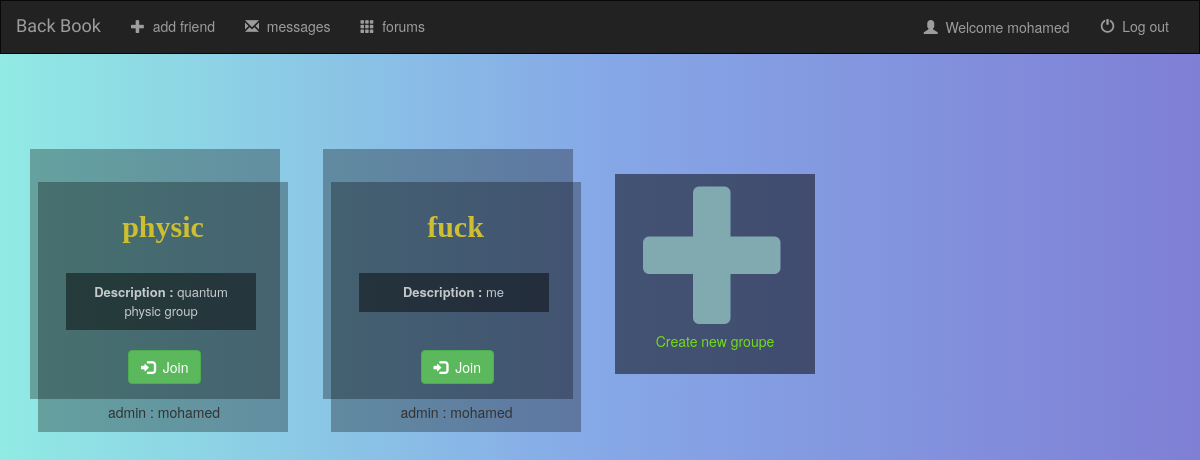
Screenshot of /forums/ (signed in) with the database file from the repository.
### app/models.py (models this page shows, shortened)
class Forum(models.Model):
    user = models.ForeignKey(UserProfile,on_delete=models.CASCADE,default=None)
    name = models.CharField(max_length=50)
    description = models.CharField(max_length=250)
    private = models.BooleanField(default=False)
    password = models.CharField(null=True ,max_length=50)
    group = models.ForeignKey(Groupp , on_delete=models.CASCADE)
    def __str__(self):
        return str(self.user.user.username)+ " : " + self.name

class UserProfile(models.Model):
    user   = models.OneToOneField(User,on_delete=models.CASCADE)
    profilePicture = models.ImageField(null=True)
    sex = models.CharField(default='None',max_length=10)
    bio = models.CharField(null=True,max_length=100)

### app/views.py (the view)
# urls.py: path('forums/',views.forums,name="forums"),
def forums(request):
    if request.POST :
        createForum(request)
    forums = Forum.objects.all()
    print(forums)
    return render(request, 'app/forums.html',{'forums':forums})

### app/context_processors.py (called while the page is built)
def notification(request):
    if not request.user.is_authenticated:
        return {}
    try :
        profile = get_object_or_404(UserProfile,user=request.user)
    except :
        profile=None
    l=[]
    try:
        friends = Friends.objects.all().filter(user=profile,confirmed=False,Isent=False)
        if not friends :
            friends = Friends.objects.all().filter(user=profile,confirmed=True,Isent=False,accepted=True)
    except :
        friends = None
    for friend in friends :
        profile = get_object_or_404(UserProfile,user=friend.friend)
        l.append((friend,profile))
    return {'friends': l}

### app/templates/app/forums.html (shortened to what this page needs)
{% extends 'app/base.html' %}
{% block body %}
{% load static %}
<link href="//maxcdn.bootstrapcdn.com/font-awesome/4.3.0/css/font-awesome.min.css" rel="stylesheet">
<link rel="stylesheet" type="text/css" href="{% static 'app/forums.css' %}" />
<div class="container">
	<div class="row">
    {% for i in forums %}
      <div style="margin-top:50px;" class="col-lg-3 col-sm-6">
        <div class="forum-box">
          <div class="forum-box head">
            <h2 >{{i.name}}</h2>
            <p id="wost">
              <span style="font-weight: bold; "> Description : </span>{{i.description}}
            </p>
            <a id="prefoot" class="btn btn-success " href="{% url 'app:join-group' i.id %}"><span class="glyphicon glyphicon-log-in"></span>&nbsp; Join</a>
            <p id="foot">admin : {{i.user.user.username}}</p>
          </div>
       </div>
      </div>
    {% endfor %}
		<div style="margin-top:100px;" class="col-lg-3 col-sm-6">
       <div class="forum-box-add">
          <span  class="glyphicon glyphicon-plus gi-5x" aria-hidden="true"></span>
          <div type="button" class="box-add-text" id="myBtn">Create new groupe</div>
       </div>
    </div>
  </div>
{% endblock  %}

### app/templates/app/base.html (shortened to what this page needs)
<!DOCTYPE html>
<html lang="en">
<head>
  {% load static %}
  <link rel="stylesheet" href="https://maxcdn.bootstrapcdn.com/bootstrap/3.3.6/css/bootstrap.min.css" />
  <link rel="stylesheet" type="text/css" href="{% static 'app/index_style.css' %}" />
</head>
<body>
  <nav class="navbar navbar-inverse">
    <div class="container-fluid">
      <div class="navbar-header">
        <a  class="navbar-brand" href="{% url 'app:index' %}"> Back Book </a>
      </div>
      {% if user.is_authenticated %}
      <div class="collapse navbar-collapse" id="topNavBar">
        <ul class="nav navbar-nav">
          <li class="">
            <a href="{% url 'app:members' %}">
              <span class="glyphicon glyphicon-plus" aria-hidden="true"></span>&nbsp; add friend</a>
          </li>
          <li class="">
            <a href="{% url 'app:msg' %}">
              <span class="glyphicon glyphicon-envelope" aria-hidden="true"></span>&nbsp; messages</a>
          </li>
          <li class="">
            <a href="{% url 'app:forums' %}">
              <span class="glyphicon glyphicon-th" aria-hidden="true"></span>&nbsp; forums </a>
          </li>
        </ul>
        {% endif %}
        <ul class="nav navbar-nav navbar-right">
          {% if user.is_authenticated %}
          <li class="">
            <a class="btn btn-dark" href="{% url 'app:profile' %}" role="button" id="dropdownMenuLink" data-toggle="dropdown">
              <span class="glyphicon glyphicon-user" aria-hidden="true"></span>&nbsp; Welcome {{user.username}}
            </a>
        </li>
          <li class="">
            <a href="{% url 'app:logout' %}">
              <span class="glyphicon glyphicon-off" aria-hidden="true"></span>&nbsp; Log out</a>
          </li>
          {% endif %}
        </ul>
      </div>
    </div>
  </nav>
  {% block body %} {% endblock body %}
</body>
</html>

### app/static/app/index_style.css (style rules this page uses)
body { background: #7F7FD5; background: -webkit-linear-gradient(to right, #91EAE4, #86A8E7, #7F7FD5); background: linear-gradient(to right, #91EAE4, #86A8E7, #7F7FD5); }
.navbar { border-radius: 0; }
.navbar-brand { font-family: 'Satisfy', cursive; }

### app/static/app/forums.css (style rules this page uses)
.forum-box-add { height: 200px; width: 200px; background-color: rgb(0,0,0,0.5); text-align: center; }
.forum-box { height: 250px; width: 250px; background-color: rgb(0,0,0,0.3); text-align: center; padding:8px; margin-top: 25px; position:relative; }
h2 { color: rgb(205, 190, 50); font-family: cursive; font-weight: bold; }
#wost { width: 190px; padding:10px; background-color: rgba(0, 0, 0, 0.466); margin: 20px; color:rgba(245, 245, 245, 0.767); float:left !important ; font-size:13px; }
#prefoot { position:absolute; left: 90px; bottom:48px; }
#foot { bottom: 0px; left: 70px; position:absolute; }
.gi-5x { margin-left: 6px; font-size: 150px; color: rgb(128, 170, 175); }
.box-add-text { margin-top: 4px; color: rgb(128, 255, 0, 0.801); cursor: pointer; }

### rows the page displays
Forum: name "physic", description "quantum physic group", user.user.username "mohamed"
Forum: name "fuck", description "me", user.user.username "mohamed"

### other values shown
{{ user.username }} "mohamed"
